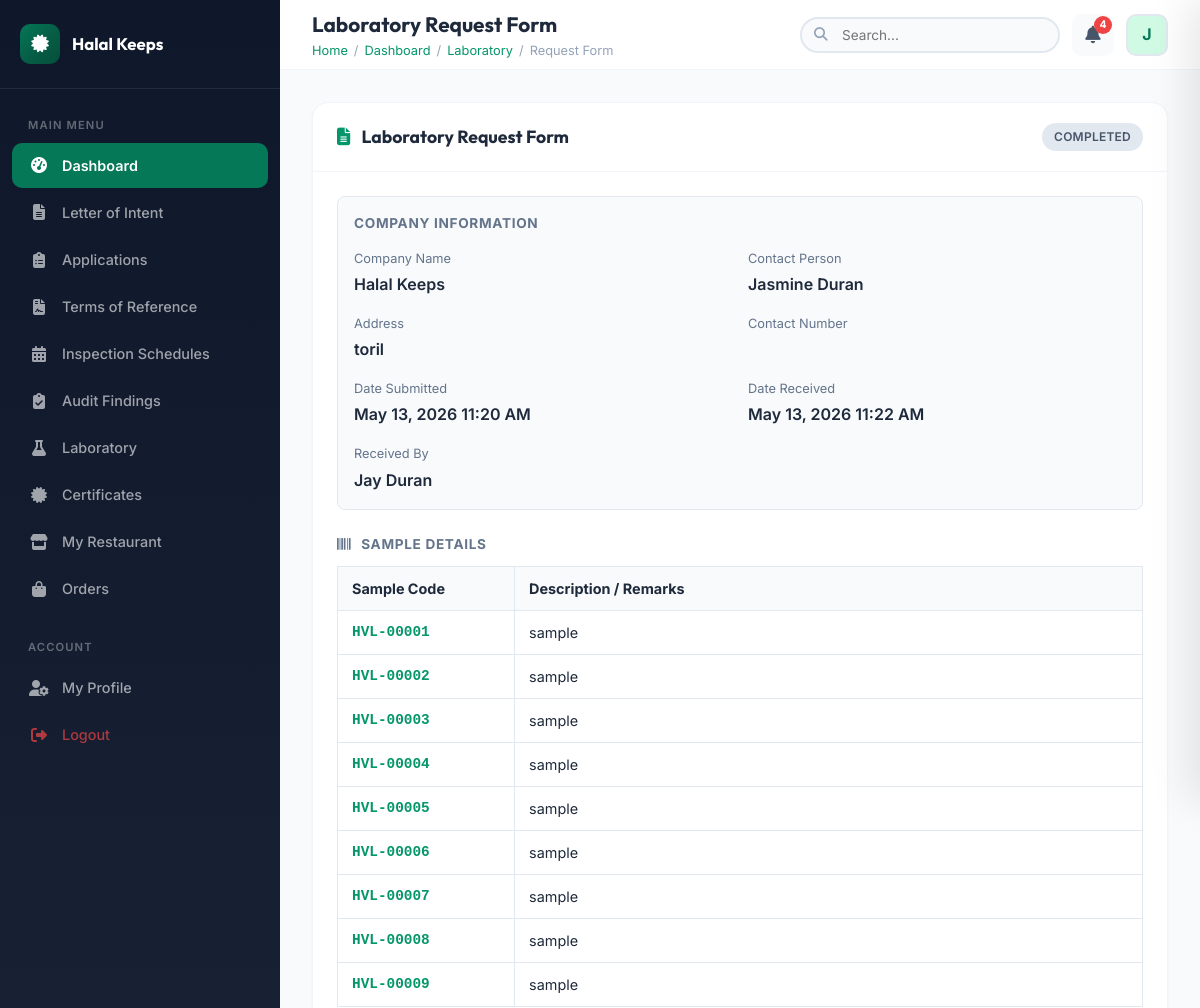
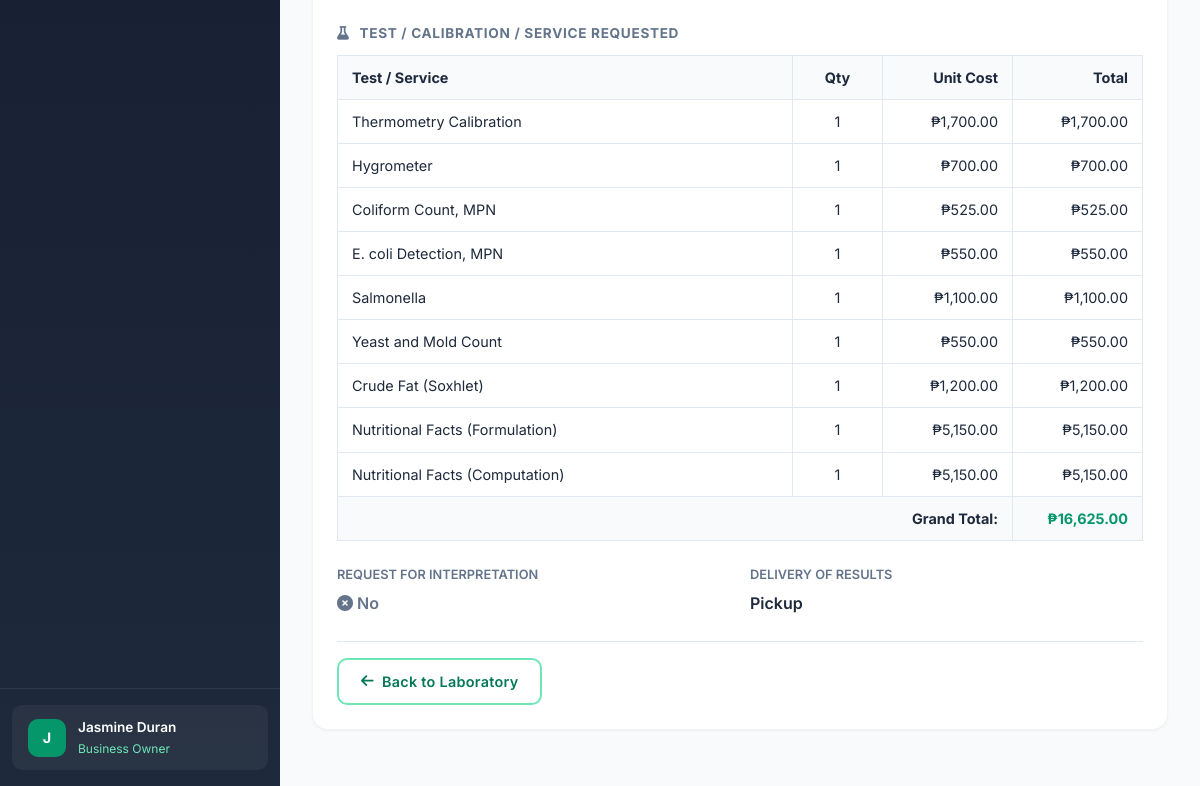
Page /dashboard/business_owner/lab_request_form.php?id=6 (signed in) on the committed database (2 pictures, top to bottom).
### tables this page shows
CREATE TABLE `laboratory_requests` (
  `id` int(11) NOT NULL,
  `application_id` int(11) NOT NULL,
  `business_owner_id` int(11) NOT NULL,
  `request_number` varchar(50) DEFAULT NULL,
  `sample_description` text NOT NULL,
  `analysis_requirements` text NOT NULL,
  `payment_testing_fee` decimal(10,2) DEFAULT 0.00,
  `payment_status` enum('unpaid','paid','waived') DEFAULT 'unpaid',
  `status` enum('submitted','pending_payment','received','testing','completed','rejected') DEFAULT 'submitted',
  `received_by` int(11) DEFAULT NULL,
  `received_at` timestamp NULL DEFAULT NULL,
  `receiving_notes` text DEFAULT NULL,
  `analyst_id` int(11) DEFAULT NULL,
  `testing_started_at` timestamp NULL DEFAULT NULL,
  `test_result` enum('pass','fail','inconclusive') DEFAULT NULL,
  `analysis_details` text DEFAULT NULL,
  `halal_status` enum('halal','haram','mushbooh') DEFAULT NULL,
  `completed_at` timestamp NULL DEFAULT NULL,
  `created_at` timestamp NOT NULL DEFAULT current_timestamp(),
  `updated_at` timestamp NOT NULL DEFAULT current_timestamp() ON UPDATE current_timestamp()
);

CREATE TABLE `letter_of_intent` (
  `id` int(11) NOT NULL,
  `business_owner_id` int(11) NOT NULL,
  `company_name` varchar(255) NOT NULL,
  `company_address` text NOT NULL,
  `company_info` text NOT NULL,
  `date_of_intent` date DEFAULT NULL,
  `menu_list` text DEFAULT NULL,
  `contact_person` varchar(255) DEFAULT NULL,
  `contact_email` varchar(255) DEFAULT NULL,
  `contact_phone` varchar(50) DEFAULT NULL,
  `letter_content` text NOT NULL,
  `supporting_documents` text DEFAULT NULL,
  `status` enum('draft','submitted','under_review','verified','returned','rejected') DEFAULT 'draft',
  `remarks` text DEFAULT NULL,
  `submitted_at` timestamp NULL DEFAULT NULL,
  `created_at` timestamp NOT NULL DEFAULT current_timestamp(),
  `updated_at` timestamp NOT NULL DEFAULT current_timestamp() ON UPDATE current_timestamp(),
  `application_type` varchar(255) DEFAULT NULL,
  `certifying_body` varchar(255) DEFAULT 'HDIP',
  `signature_data` longtext DEFAULT NULL
);

CREATE TABLE `users` (
  `id` int(11) NOT NULL,
  `google_id` varchar(255) DEFAULT NULL,
  `email` varchar(255) NOT NULL,
  `full_name` varchar(255) NOT NULL,
  `first_name` varchar(100) DEFAULT NULL,
  `last_name` varchar(100) DEFAULT NULL,
  `avatar` varchar(500) DEFAULT NULL,
  `password` varchar(255) DEFAULT NULL,
  `phone` varchar(20) DEFAULT NULL,
  `address` text DEFAULT NULL,
  `role_id` int(11) DEFAULT NULL,
  `role_status` enum('pending','approved','rejected','none') DEFAULT 'none',
  `is_active` tinyint(1) DEFAULT 1,
  `email_verified` tinyint(1) DEFAULT 0,
  `last_login` timestamp NULL DEFAULT NULL,
  `created_at` timestamp NOT NULL DEFAULT current_timestamp(),
  `updated_at` timestamp NOT NULL DEFAULT current_timestamp() ON UPDATE current_timestamp(),
  `failed_login_attempts` int(11) DEFAULT 0,
  `account_locked` tinyint(1) DEFAULT 0
);

### dashboard/business_owner/lab_request_form.php (the view, shortened to what this page needs)
<?php
require_once __DIR__ . '/../../config/app.php';
$user_id = $_SESSION['user_id'];
$request_id = intval($_GET['id'] ?? 0);
$stmt = $conn->prepare("
    SELECT lr.*, loi.company_name, loi.company_address, loi.contact_person, loi.contact_phone,
           u.full_name AS received_by_name
    FROM laboratory_requests lr
    JOIN hdp_applications ha ON lr.application_id = ha.id
    JOIN letter_of_intent loi ON ha.loi_id = loi.id
    LEFT JOIN users u ON lr.received_by = u.id
    WHERE lr.id = ? AND lr.business_owner_id = ?
");
$stmt->bind_param("ii", $request_id, $user_id);
$stmt->execute();
$req = $stmt->get_result()->fetch_assoc();
$analysis_data = json_decode($req['analysis_requirements'], true);
$tests = $analysis_data['tests'] ?? [];
$request_interpretation = $analysis_data['request_interpretation'] ?? 'no';
$delivery_method = $analysis_data['delivery_method'] ?? 'pickup';
$sample_lines = [];
if (!empty($req['sample_description']) && $req['sample_description'] !== 'Pending - To be filled by Receiving Officer') {
    foreach (explode("\n", $req['sample_description']) as $line) {
        $line = trim($line);
        if ($line !== '') {
            $parts = explode(':', $line, 2);
            $sample_lines[] = [
                'code' => trim($parts[0] ?? ''),
                'desc' => trim($parts[1] ?? '')
            ];
        }
    }
}
require_once __DIR__ . '/../../includes/header.php';
?>
<div class="card" style="margin-bottom:24px;">
    <div class="card-header" style="display:flex;align-items:center;justify-content:space-between;flex-wrap:wrap;gap:12px;">
        <h3><i class="fas fa-file-alt" style="color:var(--primary-600);margin-right:8px;"></i> Laboratory Request Form</h3>
        <div style="display:flex;align-items:center;gap:10px;">
            <?= getStatusBadge($req['status']) ?>
        </div>
    </div>
    <div class="card-body">
        <div style="background:#f8fafc;border:1px solid #e2e8f0;border-radius:8px;padding:16px;margin-bottom:24px;">
            <div style="font-weight:700;font-size:0.85rem;text-transform:uppercase;color:var(--neutral-500);margin-bottom:14px;letter-spacing:0.05em;">
                Company Information
            </div>
            <div style="display:grid;grid-template-columns:1fr 1fr;gap:16px;">
                <div>
                    <div style="font-size:0.8rem;color:var(--neutral-500);margin-bottom:3px;">Company Name</div>
                    <div style="font-weight:600;"><?= htmlspecialchars($req['company_name']) ?></div>
                </div>
                <div>
                    <div style="font-size:0.8rem;color:var(--neutral-500);margin-bottom:3px;">Contact Person</div>
                    <div style="font-weight:600;"><?= htmlspecialchars($req['contact_person'] ?? '—') ?></div>
                </div>
                <div>
                    <div style="font-size:0.8rem;color:var(--neutral-500);margin-bottom:3px;">Address</div>
                    <div style="font-weight:600;"><?= htmlspecialchars($req['company_address'] ?? '—') ?></div>
                </div>
                <div>
                    <div style="font-size:0.8rem;color:var(--neutral-500);margin-bottom:3px;">Contact Number</div>
                </div>
                <div>
                    <div style="font-size:0.8rem;color:var(--neutral-500);margin-bottom:3px;">Date Submitted</div>
                    <div style="font-weight:600;"><?= formatDateTime($req['created_at']) ?></div>
                </div>
                <?php if (!empty($req['received_at'])): ?>
                <div>
                    <div style="font-size:0.8rem;color:var(--neutral-500);margin-bottom:3px;">Date Received</div>
                    <div style="font-weight:600;"><?= formatDateTime($req['received_at']) ?></div>
                </div>
                <?php endif; ?>
                <?php if (!empty($req['received_by_name'])): ?>
                <div>
                    <div style="font-size:0.8rem;color:var(--neutral-500);margin-bottom:3px;">Received By</div>
                    <div style="font-weight:600;"><?= htmlspecialchars($req['received_by_name']) ?></div>
                </div>
                <?php endif; ?>
            </div>
        </div>
        <?php if (!empty($sample_lines)): ?>
        <div style="margin-bottom:24px;">
            <div style="font-weight:700;font-size:0.85rem;text-transform:uppercase;color:var(--neutral-500);margin-bottom:10px;letter-spacing:0.05em;">
                <i class="fas fa-barcode" style="margin-right:6px;"></i> Sample Details
            </div>
            <div style="overflow-x:auto;">
                <table style="width:100%;border-collapse:collapse;border:1px solid #e2e8f0;font-size:0.9rem;">
                    <thead style="background:#f8fafc;">
                        <tr>
                            <th style="border:1px solid #e2e8f0;padding:10px 14px;text-align:left;width:22%;">Sample Code</th>
                            <th style="border:1px solid #e2e8f0;padding:10px 14px;text-align:left;">Description / Remarks</th>
                        </tr>
                    </thead>
                    <tbody>
                        <?php foreach ($sample_lines as $sl): ?>
                        <tr>
                            <td style="border:1px solid #e2e8f0;padding:10px 14px;font-family:monospace;font-weight:700;color:var(--primary-600);">
                                <?= htmlspecialchars($sl['code']) ?>
                            </td>
                            <td style="border:1px solid #e2e8f0;padding:10px 14px;">
                                <?= htmlspecialchars($sl['desc']) ?>
                            </td>
                        </tr>
                        <?php endforeach; ?>
                    </tbody>
                </table>
            </div>
        </div>
        <?php endif; ?>
        <?php if (!empty($tests)): ?>
        <div style="margin-bottom:24px;">
            <div style="font-weight:700;font-size:0.85rem;text-transform:uppercase;color:var(--neutral-500);margin-bottom:10px;letter-spacing:0.05em;">
                <i class="fas fa-flask" style="margin-right:6px;"></i> Test / Calibration / Service Requested
            </div>
            <div style="overflow-x:auto;">
                <table style="width:100%;border-collapse:collapse;border:1px solid #e2e8f0;font-size:0.9rem;">
                    <thead style="background:#f8fafc;">
                        <tr>
                            <th style="border:1px solid #e2e8f0;padding:10px 14px;text-align:left;">Test / Service</th>
                            <th style="border:1px solid #e2e8f0;padding:10px 14px;text-align:center;width:90px;">Qty</th>
                            <th style="border:1px solid #e2e8f0;padding:10px 14px;text-align:right;width:130px;">Unit Cost</th>
                            <th style="border:1px solid #e2e8f0;padding:10px 14px;text-align:right;width:130px;">Total</th>
                        </tr>
                    </thead>
                    <tbody>
                        <?php foreach ($tests as $t): ?>
                        <tr>
                            <td style="border:1px solid #e2e8f0;padding:10px 14px;"><?= htmlspecialchars($t['test_name'] ?? '') ?></td>
                            <td style="border:1px solid #e2e8f0;padding:10px 14px;text-align:center;"><?= htmlspecialchars($t['quantity'] ?? '1') ?></td>
                            <td style="border:1px solid #e2e8f0;padding:10px 14px;text-align:right;">₱<?= number_format(floatval($t['unit_cost'] ?? 0), 2) ?></td>
                            <td style="border:1px solid #e2e8f0;padding:10px 14px;text-align:right;">₱<?= number_format(floatval($t['total'] ?? 0), 2) ?></td>
                        </tr>
                        <?php endforeach; ?>
                    </tbody>
                    <tfoot style="background:#f8fafc;font-weight:700;">
                        <tr>
                            <td colspan="3" style="border:1px solid #e2e8f0;padding:10px 14px;text-align:right;">Grand Total:</td>
                            <td style="border:1px solid #e2e8f0;padding:10px 14px;text-align:right;color:var(--primary-600);">
                                ₱<?= number_format($req['payment_testing_fee'], 2) ?>
                            </td>
                        </tr>
                    </tfoot>
                </table>
            </div>
        </div>
        <?php endif; ?>
        <div style="display:grid;grid-template-columns:1fr 1fr;gap:20px;margin-bottom:24px;">
            <div>
                <div style="font-size:0.8rem;color:var(--neutral-500);text-transform:uppercase;font-weight:600;margin-bottom:6px;">Request for Interpretation</div>
                <div style="font-weight:600;">
                    <?php if ($request_interpretation === 'yes'): ?>
                        <span style="color:var(--success);"><i class="fas fa-check-circle"></i> Yes</span>
                    <?php else: ?>
                        <span style="color:var(--neutral-500);"><i class="fas fa-times-circle"></i> No</span>
                    <?php endif; ?>
                </div>
            </div>
            <div>
                <div style="font-size:0.8rem;color:var(--neutral-500);text-transform:uppercase;font-weight:600;margin-bottom:6px;">Delivery of Results</div>
                <div style="font-weight:600;"><?= ucfirst(htmlspecialchars($delivery_method)) ?></div>
            </div>
        </div>
        <div style="display:flex;justify-content:space-between;align-items:center;flex-wrap:wrap;gap:12px;padding-top:16px;border-top:1px solid #e2e8f0;">
            <a href="<?= BASE_URL ?>dashboard/business_owner/laboratory.php" class="btn btn-outline">
                <i class="fas fa-arrow-left"></i> Back to Laboratory
            </a>
        </div>
    </div>
</div>
<?php require_once __DIR__ . '/../../includes/footer.php'; ?>

### includes/functions.php (shortened to what this page needs)
<?php
function formatDateTime($datetime, $format = 'M d, Y h:i A') {
    return date($format, strtotime($datetime));
}
function getStatusBadge($status) {
    return $badges[strtolower($status)] ?? '<span class="badge badge-secondary">' . ucfirst(str_replace('_', ' ', $status)) . '</span>';
}
?>

### rows in the picture
laboratory_requests: status "COMPLETED", letter_of_intent.company_name "Halal Keeps", letter_of_intent.contact_person "Jasmine Duran", letter_of_intent.company_address "toril", created_at "May 13, 2026 11:20 AM", received_at "May 13, 2026 11:22 AM", received_by.full_name "Jay Duran", payment_testing_fee "16,625.00", analysis_requirements "Pickup"

### other values in the picture
$item['label'] "Dashboard"
$item['label'] "Letter of Intent"
$item['label'] "Applications"
$item['label'] "Terms of Reference"
$item['label'] "Inspection Schedules"
$item['label'] "Audit Findings"
$item['label'] "Laboratory"
$item['label'] "Certificates"
$item['label'] "My Restaurant"
$item['label'] "Orders"
substr($_SESSION['full_name'] ?? 'U', 0, 1) "J"
$_SESSION['full_name'] "Jasmine Duran"
$role_name "Business Owner"
$page_heading "Laboratory Request Form"
$crumb['label'] "Dashboard"
